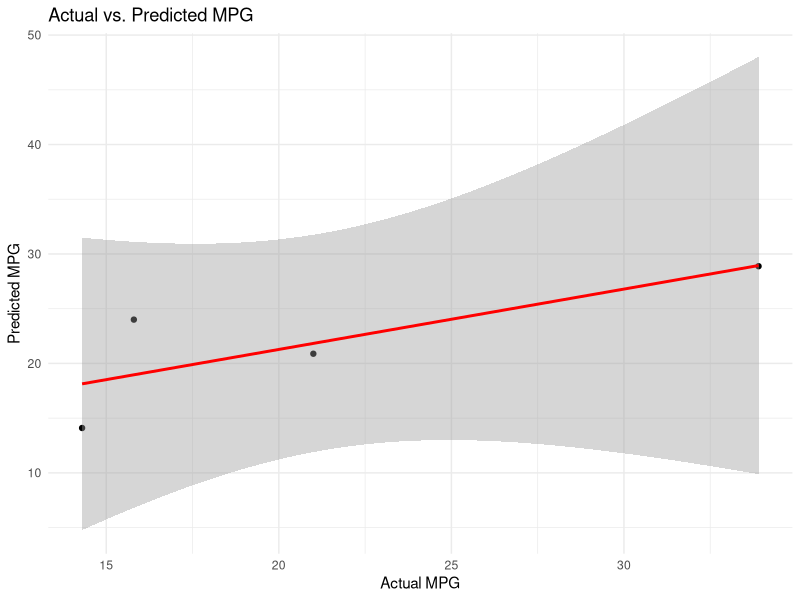
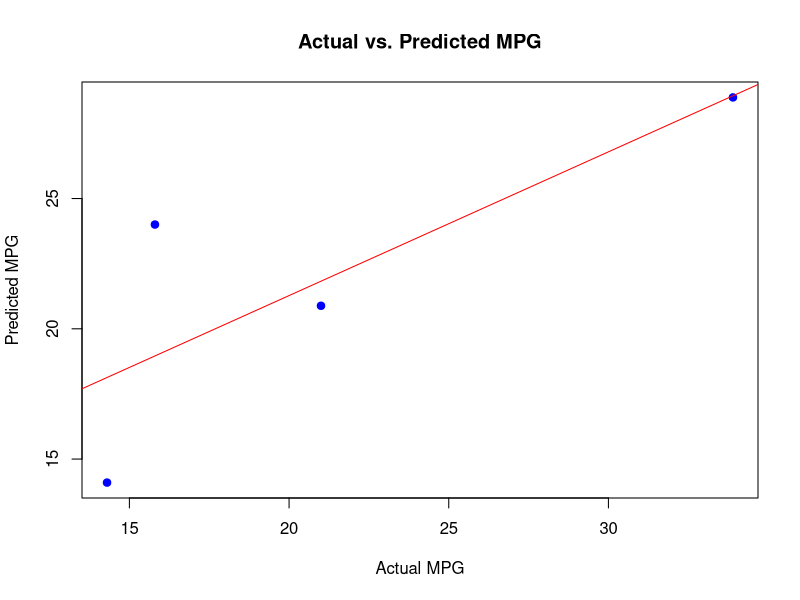

These figures' R source, in order:
## ---- chunk 1
library(ggplot2)
library(caret)
## ---- chunk 2
head(mtcars)
## ---- chunk 3
set.seed(123)  # for reproducibility
splitIndex <- createDataPartition(mtcars$mpg, p = 0.8, list = FALSE)
training_data <- mtcars[splitIndex, ]
testing_data <- mtcars[-splitIndex, ]
## ---- chunk 4
model <- lm(mpg ~ ., data = training_data)
## ---- chunk 5
predictions <- predict(model, newdata = testing_data)
## ---- chunk 6
# Combine actual and predicted values
plot_data <- data.frame(Actual = testing_data$mpg, Predicted = predictions)

# Create a scatter plot
ggplot(plot_data, aes(x = Actual, y = Predicted)) +
  geom_point() +
  geom_smooth(method = "lm", formula = y ~ x, color = "red") +
  labs(
    x = "Actual MPG", 
    y = "Predicted MPG", 
    title = "Actual vs. Predicted MPG"
    ) +
  theme_minimal()
## ---- chunk 7
# Combine actual and predicted values
plot_data <- data.frame(Actual = testing_data$mpg, Predicted = predictions)

# Create a scatter plot
plot(plot_data$Actual, plot_data$Predicted,
     xlab = "Actual MPG", ylab = "Predicted MPG",
     main = "Actual vs. Predicted MPG",
     pch = 19, col = "blue")

# Add a regression line
abline(lm(Predicted ~ Actual, data = plot_data), col = "red")
